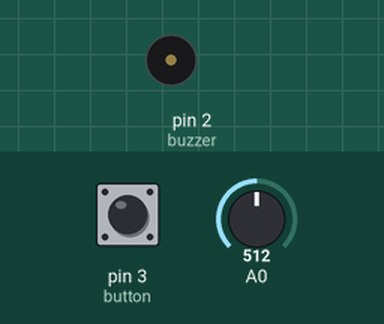
Simulated run of this sketch. Board: Arduino Uno, built with avr-gcc and run on an emulated ATmega328P. Parts: buzzer (waves = sounding). The test bench sets the inputs (shaded band); at power-on: pin 3 (button) HIGH, A0 = 512.

Above: at 1.2 s.
1.3 s: pin 3 (button) pulled LOW for 0.15 s
At 1.37 s:
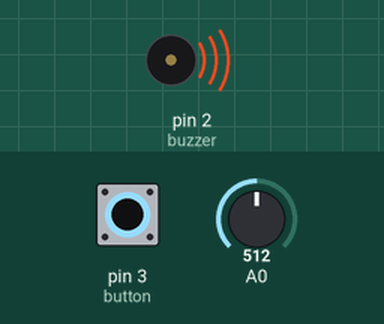
2.9 s: pin 3 (button) pulled LOW for 3.2 s
At 7.0 s:
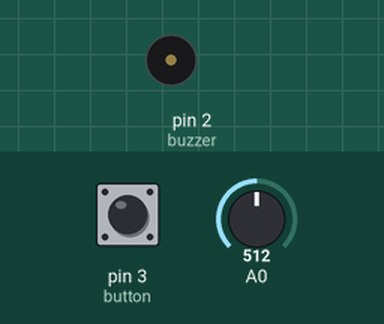
Timing chart, 0 to 8.5 s (numbered marks = the images above; inputs shaded):
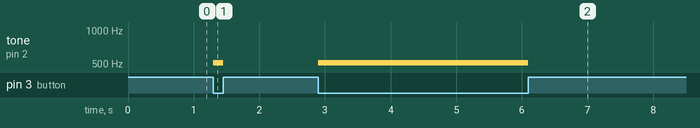

Measured:
- after the input at 1.3 s, tone on pin 2 (buzzer): silent → 512 Hz at once, → silent 0.15 s later
- after the input at 2.9 s, tone on pin 2 (buzzer): silent → 512 Hz at once, → silent 3.2 s later

The sketch:

buzzer_uygulamas_1.ino
```cpp
int buzzer=2;
int button=3;
int analog;
void setup()
{
  pinMode(buzzer, OUTPUT);
  pinMode(button,INPUT);
}

void loop()
{
 analog=analogRead(A0);
  if(digitalRead(3)==0){
  	tone(buzzer,analog);

  }else{
  	noTone(buzzer);
  }


}
```
